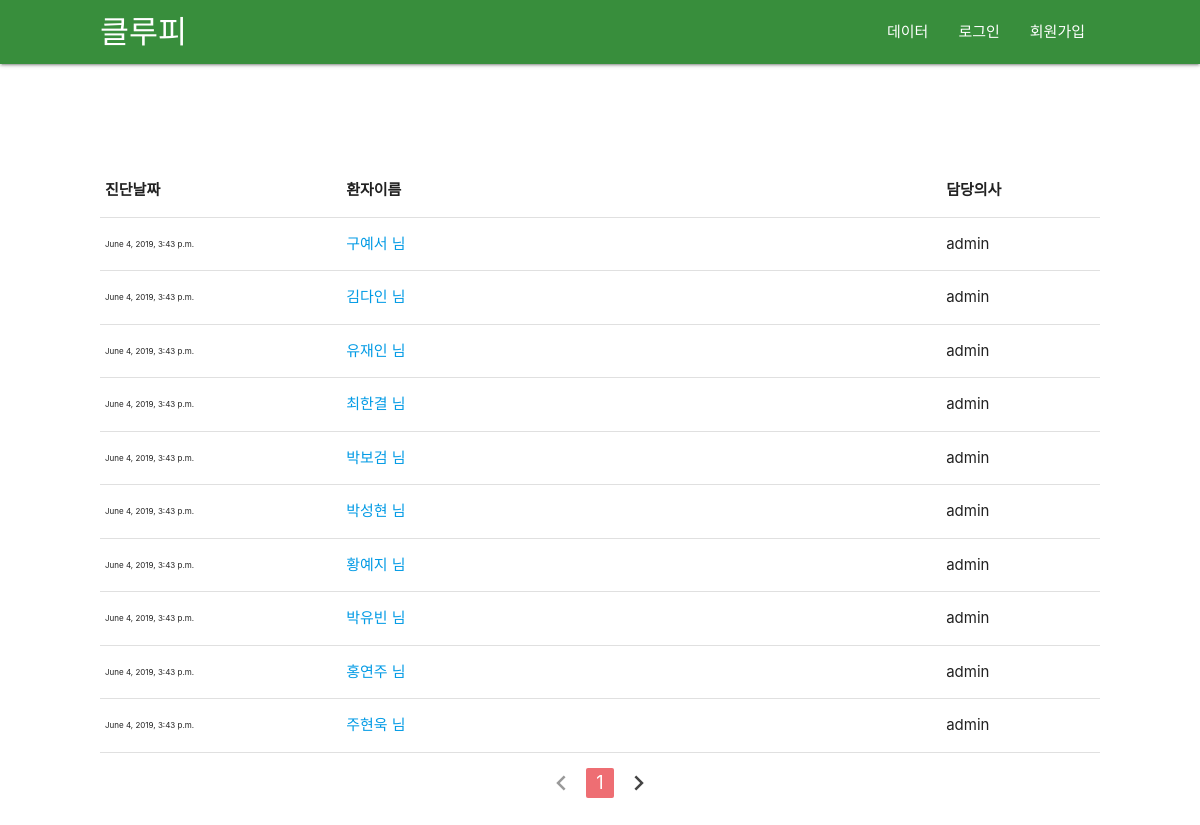
The app's page /list/, older data.
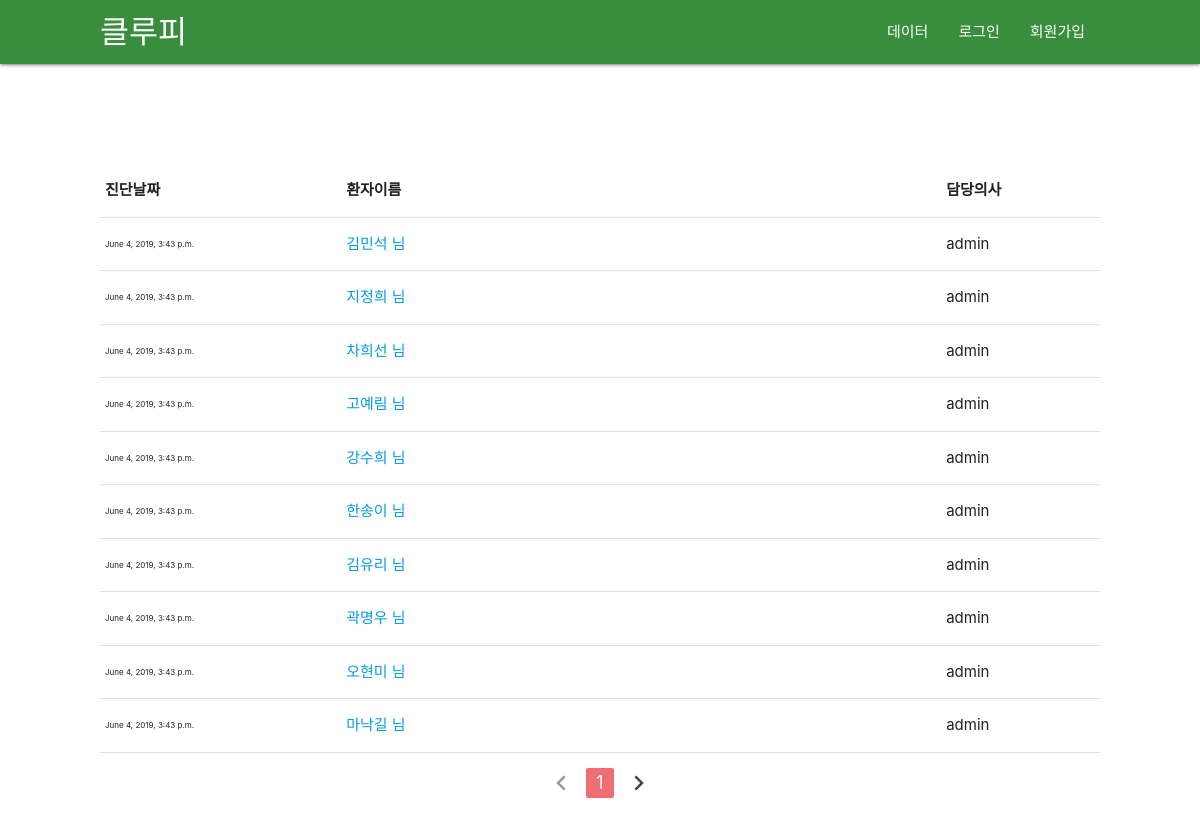
The same page, newer data.
### scoring/models.py (models this page shows, shortened)
class ScoreList(models.Model):
    user = models.ForeignKey(User, on_delete=models.CASCADE, null=True) # 담당의
    name = models.CharField(max_length=200,null=True) # 성명
    gender = models.IntegerField(null=True) # 성별
    age = models.IntegerField(null=True) # 연령
    blood_type = models.IntegerField(null=True) # 혈액형
    height = models.FloatField(null=True) # 신장
    weight = models.FloatField(null=True) # 몸무게
    past_diagnostic_record = models.IntegerField(null=True) # 과거력
    pub_date = models.DateTimeField(null=True) # 진달일
    score = models.IntegerField(null=True) # 점수
    pass_or_fail = models.BooleanField(null=True) # 치매여부
    ASF = models.FloatField(null=True) # 두개골과 두뇌사이 공간
    nWBV = models.FloatField(null=True) # 전체 뇌용량 정규화
    eTIV = models.IntegerField(null=True) # 추정 내척추수액
    CDR = models.FloatField(null=True) # 임상 치매 평가
    MMSE = models.FloatField(null=True) # 간이 정신 상태 검사
    SES = models.FloatField(null=True) # 사화족 지위
    educ = models.IntegerField(null=True) # 교육 기간
    MR_delay = models.IntegerField(null=True) # 딜레이
    hand = models.IntegerField(null=True) # 손잡이

### scoring/views.py (the view)
# urls.py: path('list/', scoring.views.list, name='list'),
def list(request):
    subjects = ScoreList.objects.all().order_by('-id')
    paginator = Paginator(subjects, 10)
    try:
        page = request.GET.get('page', 1)
    except PageNotAnInteger:
        page = 1
    lists = paginator.get_page(page)
    return render(request, 'list.html', {'lists':lists})

### scoring/templates/list.html
{% extends "base.html" %}
{% block content %}
{% load static %}
<section class="patient-list">
    <div class="con">
        <table class="highlight">
            <thead>
                <tr>
                    <th>진단날짜</th>
                    <th>환자이름</th>
                    <th>담당의사</th>
                </tr>
            </thead>
            <tbody>
                {% for list in lists %}
                <tr>
                    <td style="font-size: 8px;">{{ list.pub_date }}</td>
                    <td style="width: 60%"><a href="{% url 'result' list.id%}">{{ list.name }} 님</a></td>
                    <td>{{ list.user.username }}</td>
                </tr>
                {% endfor %}
            </tbody>
        </table>
        <div>
            <ul class="pagination" style="display: flex; justify-content:center;">
                {% if lists.has_previous %}
                <li class="waves-effect"><a href="?page={{lists.previous_page_number}}"><i class="material-icons">chevron_left</i></a></li>
                {% else %}
                <li class="disabled"><a href="#!"><i class="material-icons">chevron_left</i></a></li>
                {% endif %}
                <li class="active"><a href="#!">{{lists.number}}</a></li>
                {% if lists.has_next %}
                <li class="waves-effect"><a href="?page={{lists.next_page_number}}"><i class="material-icons">chevron_right</i></a></li>
                {% else %}
                <li class="disabled"><a href="#!"><i class="material-icons">chevron_right</i></a></li>
                {% endif %}
            </ul>
        </div>
    </div>
</section>
{% endblock content %}

Row changes from the older to the newer data that the page shows:
no longer on this page (row unchanged): ScoreList: pub_date "June 4, 2019, 3:43 p.m.", name "구예서", user.username "admin"
no longer on this page (row unchanged): ScoreList: pub_date "June 4, 2019, 3:43 p.m.", name "김다인", user.username "admin"
no longer on this page (row unchanged): ScoreList: pub_date "June 4, 2019, 3:43 p.m.", name "유재인", user.username "admin"
no longer on this page (row unchanged): ScoreList: pub_date "June 4, 2019, 3:43 p.m.", name "최한결", user.username "admin"
no longer on this page (row unchanged): ScoreList: pub_date "June 4, 2019, 3:43 p.m.", name "박보검", user.username "admin"
no longer on this page (row unchanged): ScoreList: pub_date "June 4, 2019, 3:43 p.m.", name "박성현", user.username "admin"
no longer on this page (row unchanged): ScoreList: pub_date "June 4, 2019, 3:43 p.m.", name "황예지", user.username "admin"
no longer on this page (row unchanged): ScoreList: pub_date "June 4, 2019, 3:43 p.m.", name "박유빈", user.username "admin"
no longer on this page (row unchanged): ScoreList: pub_date "June 4, 2019, 3:43 p.m.", name "홍연주", user.username "admin"
no longer on this page (row unchanged): ScoreList: pub_date "June 4, 2019, 3:43 p.m.", name "주현욱", user.username "admin"
added ScoreList: pub_date "June 4, 2019, 3:43 p.m.", name "김민석", user.username "admin"
added ScoreList: pub_date "June 4, 2019, 3:43 p.m.", name "지정희", user.username "admin"
added ScoreList: pub_date "June 4, 2019, 3:43 p.m.", name "차희선", user.username "admin"
added ScoreList: pub_date "June 4, 2019, 3:43 p.m.", name "고예림", user.username "admin"
added ScoreList: pub_date "June 4, 2019, 3:43 p.m.", name "강수희", user.username "admin"
added ScoreList: pub_date "June 4, 2019, 3:43 p.m.", name "한송이", user.username "admin"
added ScoreList: pub_date "June 4, 2019, 3:43 p.m.", name "김유리", user.username "admin"
added ScoreList: pub_date "June 4, 2019, 3:43 p.m.", name "곽명우", user.username "admin"
added ScoreList: pub_date "June 4, 2019, 3:43 p.m.", name "오현미", user.username "admin"
added ScoreList: pub_date "June 4, 2019, 3:43 p.m.", name "마낙길", user.username "admin"
